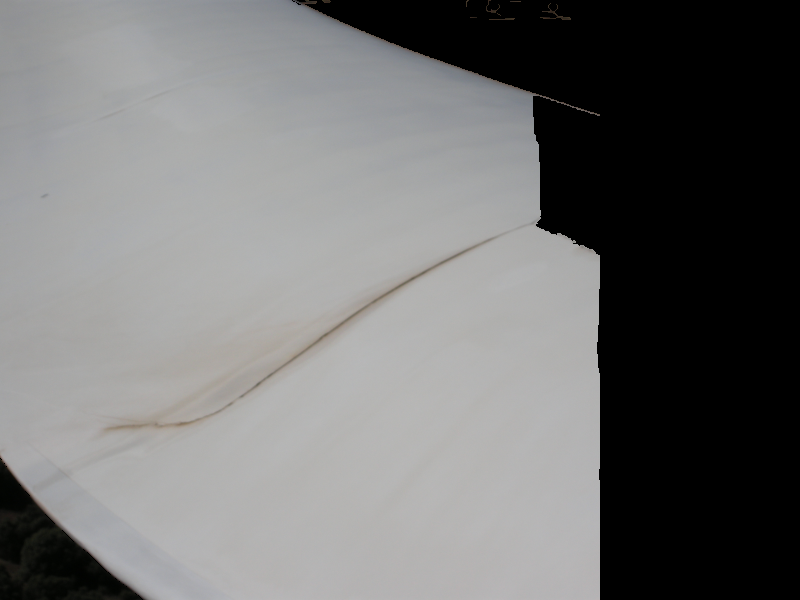
#> input picture result.png, 800 x 600 px
$ python 'background deletor.py'
#> lines starting #> are read from the running program, lines starting #| are printed output that depends on the picture; after the words box and inside, x2 and y2 are one past the last pixel; in counts of white or black regions, pixels touching at a corner belong together
import cv2
import numpy as np
file_name = "result.png"

src = cv2.imread(file_name, 1)
#> src is the input picture: shape (600, 800, 3); mean B, G, R 114.3, 114.5, 114.5
tmp = cv2.cvtColor(src, cv2.COLOR_BGR2GRAY)
_,alpha = cv2.threshold(tmp,0,255,cv2.THRESH_BINARY)
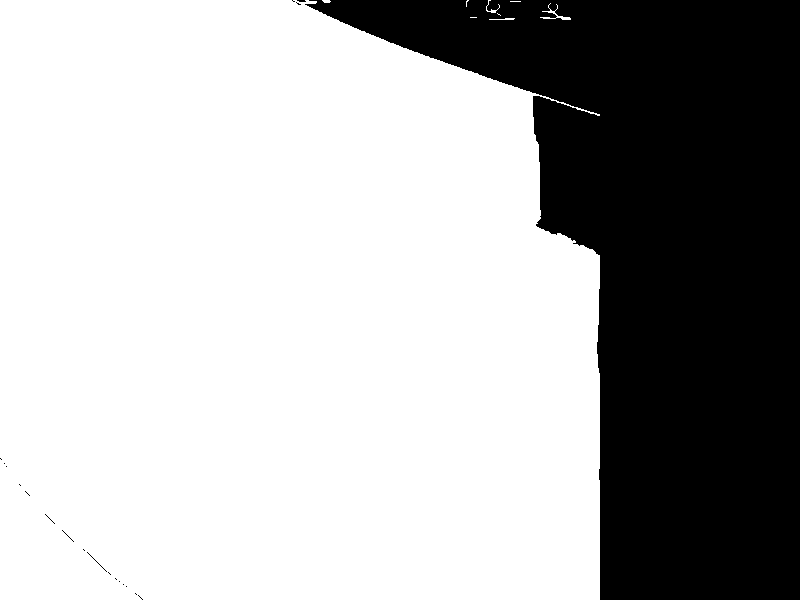
#> alpha: shape (600, 800); 69.4% white; 20 black regions (18 under 20 px), largest, box (x1, y1, x2, y2) and area: (305, 0, 800, 600) 146914, (87, 552, 107, 572) 20
b, g, r = cv2.split(src)
rgba = [b,g,r, alpha]
dst = cv2.merge(rgba,4)
cv2.imwrite("test.png", dst)

edges = cv2.Canny(dst, 100, 50)
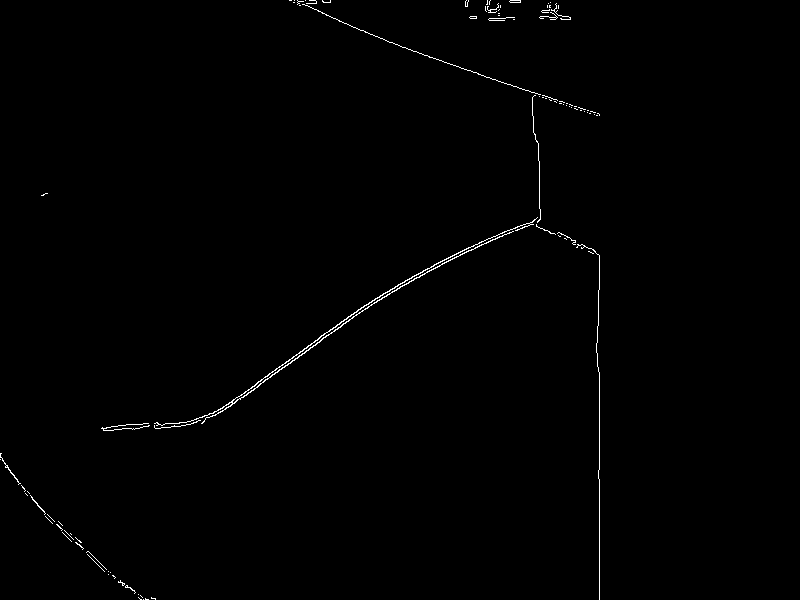
#> edges: shape (600, 800); 0.57% white in thin lines or dots, all inside (x1, y1, x2, y2) = (0, 0, 600, 600)
cv2.imshow('Canny', edges)
cv2.waitKey(0)
cv2.destroyAllWindows()
